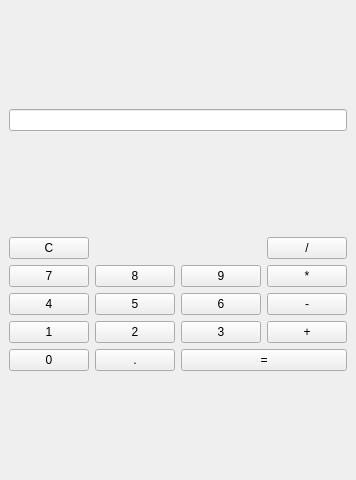
<?xml version="1.0" encoding="UTF-8"?>
<ui version="4.0">
 <class>MainWindow</class>
 <widget class="QMainWindow" name="MainWindow">
  <property name="geometry">
   <rect>
    <x>0</x>
    <y>0</y>
    <width>320</width>
    <height>480</height>
   </rect>
  </property>
  <property name="windowTitle">
   <string>Qt 現代計算機</string>
  </property>
  <widget class="QWidget" name="centralwidget">
   <layout class="QVBoxLayout" name="verticalLayout">
    <item>
     <widget class="QLineEdit" name="display">
      <property name="alignment">
       <set>Qt::AlignRight|Qt::AlignTrailing|Qt::AlignVCenter</set>
      </property>
     </widget>
    </item>
    <item>
     <layout class="QGridLayout" name="gridLayout">
      <item row="0" column="0">
       <widget class="QPushButton" name="btnClear">
        <property name="text">
         <string>C</string>
        </property>
       </widget>
      </item>
      <item row="0" column="3">
       <widget class="QPushButton" name="btnDiv">
        <property name="text">
         <string>/</string>
        </property>
       </widget>
      </item>
      <item row="1" column="0">
       <widget class="QPushButton" name="btn7">
        <property name="text">
         <string>7</string>
        </property>
       </widget>
      </item>
      <item row="1" column="1">
       <widget class="QPushButton" name="btn8">
        <property name="text">
         <string>8</string>
        </property>
       </widget>
      </item>
      <item row="1" column="2">
       <widget class="QPushButton" name="btn9">
        <property name="text">
         <string>9</string>
        </property>
       </widget>
      </item>
      <item row="1" column="3">
       <widget class="QPushButton" name="btnMul">
        <property name="text">
         <string>*</string>
        </property>
       </widget>
      </item>
      <item row="2" column="0">
       <widget class="QPushButton" name="btn4">
        <property name="text">
         <string>4</string>
        </property>
       </widget>
      </item>
      <item row="2" column="1">
       <widget class="QPushButton" name="btn5">
        <property name="text">
         <string>5</string>
        </property>
       </widget>
      </item>
      <item row="2" column="2">
       <widget class="QPushButton" name="btn6">
        <property name="text">
         <string>6</string>
        </property>
       </widget>
      </item>
      <item row="2" column="3">
       <widget class="QPushButton" name="btnSub">
        <property name="text">
         <string>-</string>
        </property>
       </widget>
      </item>
      <item row="3" column="0">
       <widget class="QPushButton" name="btn1">
        <property name="text">
         <string>1</string>
        </property>
       </widget>
      </item>
      <item row="3" column="1">
       <widget class="QPushButton" name="btn2">
        <property name="text">
         <string>2</string>
        </property>
       </widget>
      </item>
      <item row="3" column="2">
       <widget class="QPushButton" name="btn3">
        <property name="text">
         <string>3</string>
        </property>
       </widget>
      </item>
      <item row="3" column="3">
       <widget class="QPushButton" name="btnAdd">
        <property name="text">
         <string>+</string>
        </property>
       </widget>
      </item>
      <item row="4" column="0">
       <widget class="QPushButton" name="btn0">
        <property name="text">
         <string>0</string>
        </property>
       </widget>
      </item>
      <item row="4" column="1">
       <widget class="QPushButton" name="btnDot">
        <property name="text">
         <string>.</string>
        </property>
       </widget>
      </item>
      <item row="4" column="2" colspan="2">
       <widget class="QPushButton" name="btnEqual">
        <property name="text">
         <string>=</string>
        </property>
       </widget>
      </item>
     </layout>
    </item>
   </layout>
  </widget>
 </widget>
 <resources/>
 <connections/>
</ui>
